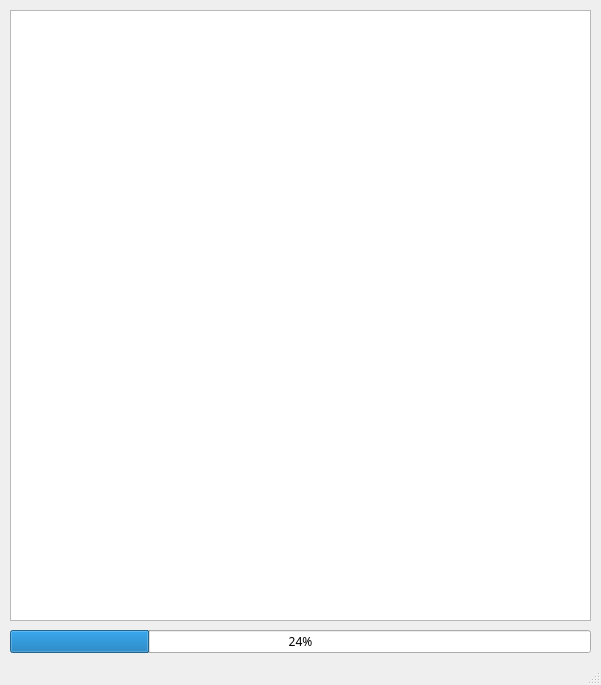
<?xml version="1.0" encoding="UTF-8"?>
<ui version="4.0">
 <class>ProgressWindow</class>
 <widget class="QMainWindow" name="ProgressWindow">
  <property name="geometry">
   <rect>
    <x>0</x>
    <y>0</y>
    <width>601</width>
    <height>685</height>
   </rect>
  </property>
  <property name="font">
   <font>
    <family>Yu Gothic Medium</family>
   </font>
  </property>
  <property name="acceptDrops">
   <bool>false</bool>
  </property>
  <property name="windowTitle">
   <string>IS Parser Log Information</string>
  </property>
  <property name="windowIcon">
   <iconset>
    <normaloff>C:/Users/Joo/Documents/joo/main/지나/당근.ico</normaloff>C:/Users/Joo/Documents/joo/main/지나/당근.ico</iconset>
  </property>
  <property name="locale">
   <locale language="Korean" country="SouthKorea"/>
  </property>
  <widget class="QWidget" name="centralwidget">
   <widget class="QTextBrowser" name="console">
    <property name="geometry">
     <rect>
      <x>10</x>
      <y>10</y>
      <width>581</width>
      <height>611</height>
     </rect>
    </property>
   </widget>
   <widget class="QProgressBar" name="progressBar">
    <property name="geometry">
     <rect>
      <x>10</x>
      <y>630</y>
      <width>581</width>
      <height>23</height>
     </rect>
    </property>
    <property name="value">
     <number>24</number>
    </property>
   </widget>
  </widget>
  <widget class="QStatusBar" name="statusbar"/>
 </widget>
 <resources/>
 <connections/>
</ui>
